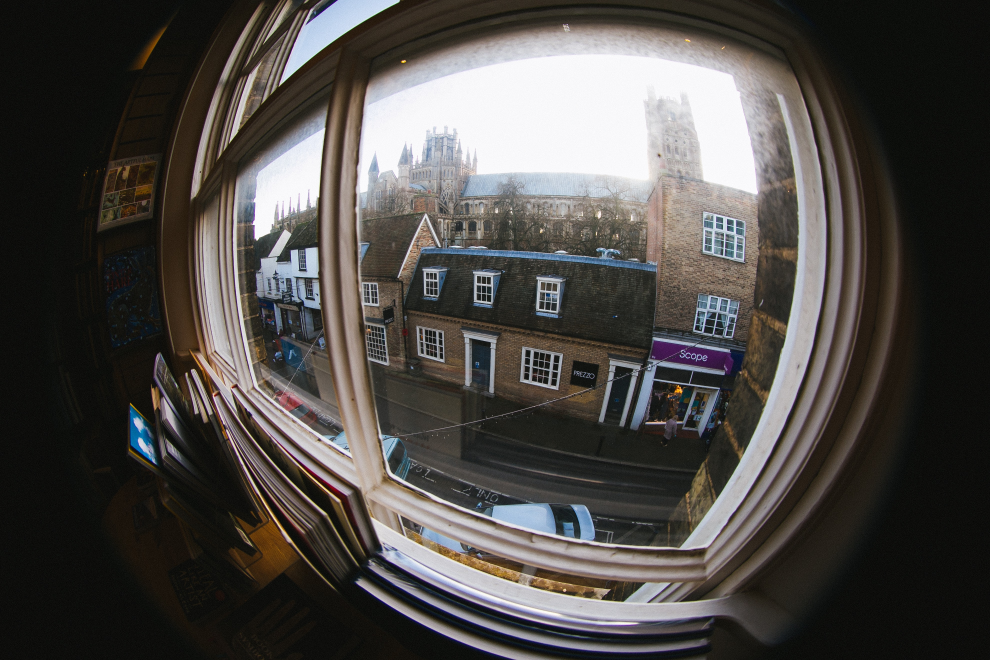
#> input picture example/images/example1.jpg, 3960 x 2640 px (shown at 1/4 size)
$ python example1.py
#> lines starting #> are read from the running program, lines starting #| are printed output that depends on the picture
### src/defisheye/defisheye.py
#!/usr/bin/env python3.6
# -*- Coding: UTF-8 -*-
"""
Defisheye algorithm.

Developed by: E. S. Pereira.
e-mail: pereira.somoza@gmail.com

Based in the work of F. Weinhaus.
http://www.fmwconcepts.com/imagemagick/defisheye/index.php

Copyright [2019] [E. S. Pereira]

   Licensed under the Apache License, Version 2.0 (the "License");
   you may not use this file except in compliance with the License.
   You may obtain a copy of the License at

       http://www.apache.org/licenses/LICENSE-2.0

   Unless required by applicable law or agreed to in writing, software
   distributed under the License is distributed on an "AS IS" BASIS,
   WITHOUT WARRANTIES OR CONDITIONS OF ANY KIND, either express or implied.
   See the License for the specific language governing permissions and
   limitations under the License.
"""
import cv2
from numpy import arange, sqrt, arctan, sin, tan, meshgrid, pi, pad
from numpy import ndarray, hypot
import numpy as np

class Defisheye:
    """
    Defisheye

    fov: fisheye field of view (aperture) in degrees
    pfov: perspective field of view (aperture) in degrees
    xcenter: x center of fisheye area
    ycenter: y center of fisheye area
    radius: radius of fisheye area
    pad: Expand image in width and hight
    angle: image rotation in degrees clockwise
    dtype: linear, equalarea, orthographic, stereographic
    format: circular, fullframe
    """

    def __init__(self, infile, **kwargs):
#> called with infile = './images/example1.jpg'
        vkwargs = {"fov": 180,
                   "pfov": 120,
                   "xcenter": None,
                   "ycenter": None,
                   "radius": None,
                   "pad": 0,
                   "angle": 0,
                   "dtype": "equalarea",
                   "format": "fullframe"
                   }
        self._start_att(vkwargs, kwargs)

        if type(infile) == str:
            _image = cv2.imread(infile)
        elif type(infile) == ndarray:
            _image = infile
        else:
            raise Exception("Image format not recognized")

        if self._pad > 0:
            _image = cv2.copyMakeBorder(
                _image, self._pad, self._pad, self._pad, self._pad, cv2.BORDER_CONSTANT)

        width = _image.shape[1]
        height = _image.shape[0]
        xcenter = width // 2
        ycenter = height // 2

        dim = min(width, height)
        x0 = xcenter - dim // 2
        xf = xcenter + dim // 2
        y0 = ycenter - dim // 2
        yf = ycenter + dim // 2

        self._image = _image[y0:yf, x0:xf, :]
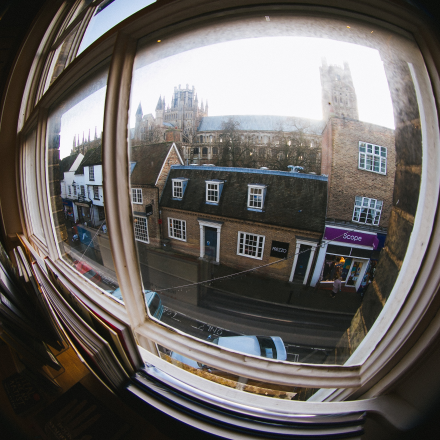
#> self._image: shape (2640, 2640, 3) (shown at 1/6 size); mean B, G, R 97.6, 100.5, 105

        self._width = self._image.shape[1]
        self._height = self._image.shape[0]

        if self._xcenter is None:
            self._xcenter = (self._width - 1) // 2

        if self._ycenter is None:
            self._ycenter = (self._height - 1) // 2

    def _map(self, i, j, ofocinv, dim):

        xd = i - self._xcenter
        yd = j - self._ycenter

        rd = hypot(xd, yd)
        phiang = arctan(ofocinv * rd)

        if self._dtype == "linear":
            ifoc = dim * 180 / (self._fov * pi)
            rr = ifoc * phiang
            # rr = "rr={}*phiang;".format(ifoc)

        elif self._dtype == "equalarea":
            ifoc = dim / (2.0 * sin(self._fov * pi / 720))
            rr = ifoc * sin(phiang / 2)
            # rr = "rr={}*sin(phiang/2);".format(ifoc)

        elif self._dtype == "orthographic":
            ifoc = dim / (2.0 * sin(self._fov * pi / 360))
            rr = ifoc * sin(phiang)
            # rr="rr={}*sin(phiang);".format(ifoc)

        elif self._dtype == "stereographic":
            ifoc = dim / (2.0 * tan(self._fov * pi / 720))
            rr = ifoc * tan(phiang / 2)

        rdmask = rd != 0
        xs = xd.astype(np.float32).copy()
        ys = yd.astype(np.float32).copy()

        xs[rdmask] = (rr[rdmask] / rd[rdmask]) * xd[rdmask] + self._xcenter
        ys[rdmask] = (rr[rdmask] / rd[rdmask]) * yd[rdmask] + self._ycenter

        xs[~rdmask] = 0
        ys[~rdmask] = 0

        return xs, ys

    def convert(self, outfile=None):
#> called with outfile = './images/defisheye_example1.jpg'
        if self._format == "circular":
            dim = min(self._width, self._height)
        elif self._format == "fullframe":
            dim = sqrt(self._width ** 2.0 + self._height ** 2.0)

        if self._radius is not None:
            dim = 2 * self._radius

        # compute output (perspective) focal length and its inverse from ofov
        # phi=fov/2; r=N/2
        # r/f=tan(phi);
        # f=r/tan(phi);
        # f= (N/2)/tan((fov/2)*(pi/180)) = N/(2*tan(fov*pi/360))

        ofoc = dim / (2 * tan(self._pfov * pi / 360))
        ofocinv = 1.0 / ofoc

        i = arange(self._width)
        j = arange(self._height)
        i, j = meshgrid(i, j)

        xs, ys, = self._map(i, j, ofocinv, dim)
#> in _map, `rd = hypot(xd, yd)`:
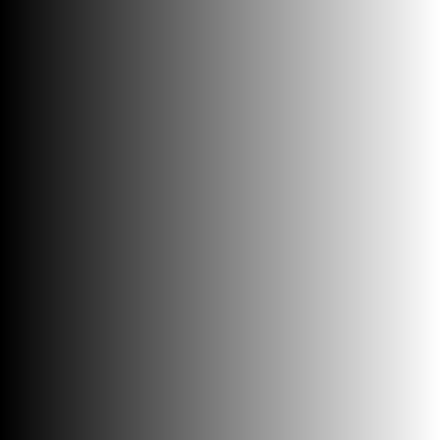
#> xd: shape (2640, 2640) int64 (shown at 1/6 size); min -1319, max 1320, mean 0.5; drawn with min black and max white
#> in _map, `xs[rdmask] = (rr[rdmask] / rd[rdmask]) * xd[rdmask] + self._xcenter`:
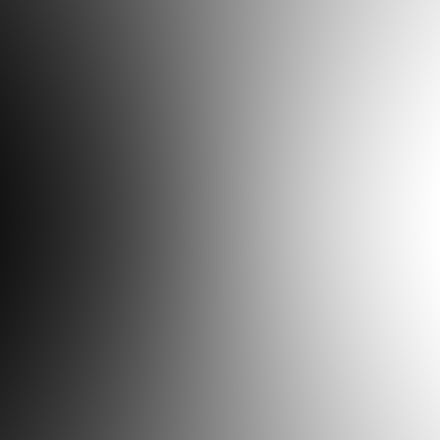
#> xs: shape (2640, 2640) float32 (shown at 1/6 size); min 0, max 2450.7, mean 1319.4; drawn with min black and max white
#> in _map, `ys[rdmask] = (rr[rdmask] / rd[rdmask]) * yd[rdmask] + self._ycenter`:
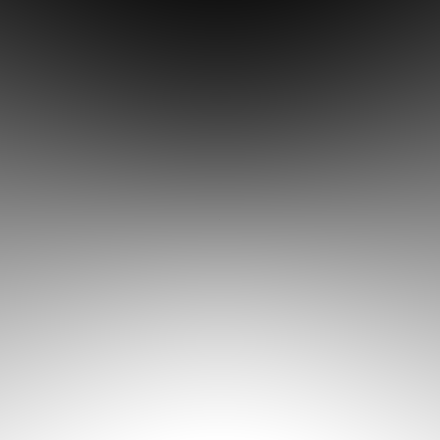
#> ys: shape (2640, 2640) float32 (shown at 1/6 size); min 0, max 2450.7, mean 1319.4; drawn with min black and max white

        img = cv2.remap(self._image, xs, ys, cv2.INTER_LINEAR)
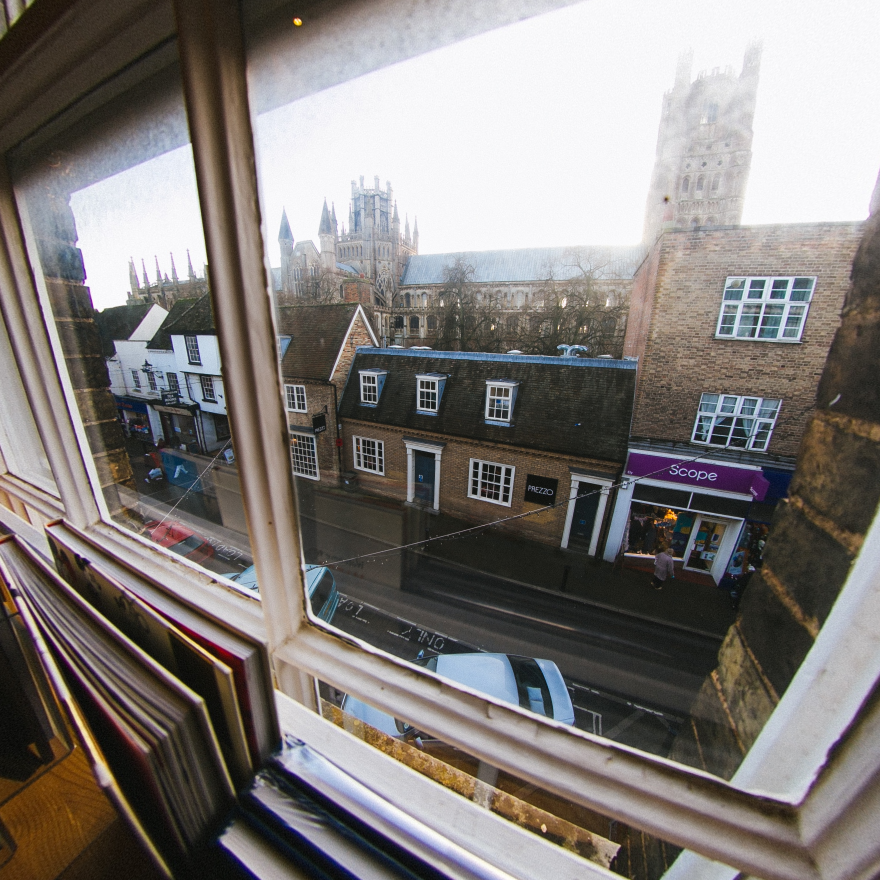
#> img: shape (2640, 2640, 3) (shown at 1/3 size); mean B, G, R 121.4, 124.2, 129.2
        if outfile is not None:
            cv2.imwrite(outfile, img)
        return img

    def _start_att(self, vkwargs, kwargs):
        """
        Starting atributes
        """
        pin = []

        for key, value in kwargs.items():
            if key not in vkwargs:
                raise NameError("Invalid key {}".format(key))
            else:
                pin.append(key)
                setattr(self, "_{}".format(key), value)

        pin = set(pin)
        rkeys = set(vkwargs.keys()) - pin
        for key in rkeys:
            setattr(self, "_{}".format(key), vkwargs[key])

### example/example1.py
from defisheye import Defisheye


img = "./images/example1.jpg"
img_out = "./images/defisheye_example1.jpg"

obj = Defisheye(img)
obj.convert(img_out)

$ run again, with example/images/example2.jpg copied over example/images/example1.jpg
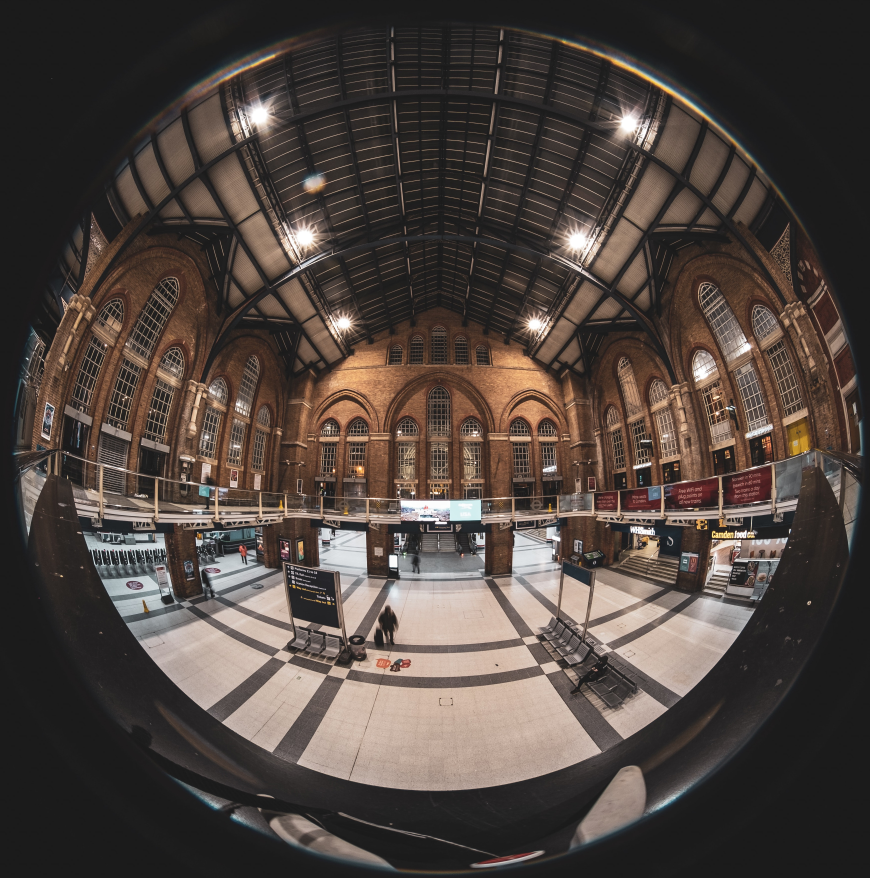
#> input picture example/images/example2.jpg, 3479 x 3510 px (shown at 1/4 size)
#> in __init__, `self._image = _image[y0:yf, x0:xf, :]`:
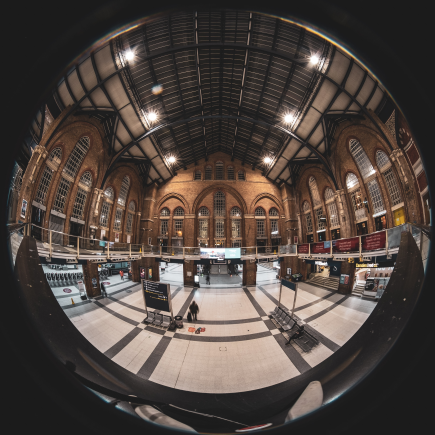
#> self._image: shape (3478, 3478, 3) (shown at 1/8 size); mean B, G, R 63.5, 68.9, 78.9
#> in convert, `img = cv2.remap(self._image, xs, ys, cv2.INTER_LINEAR)`:
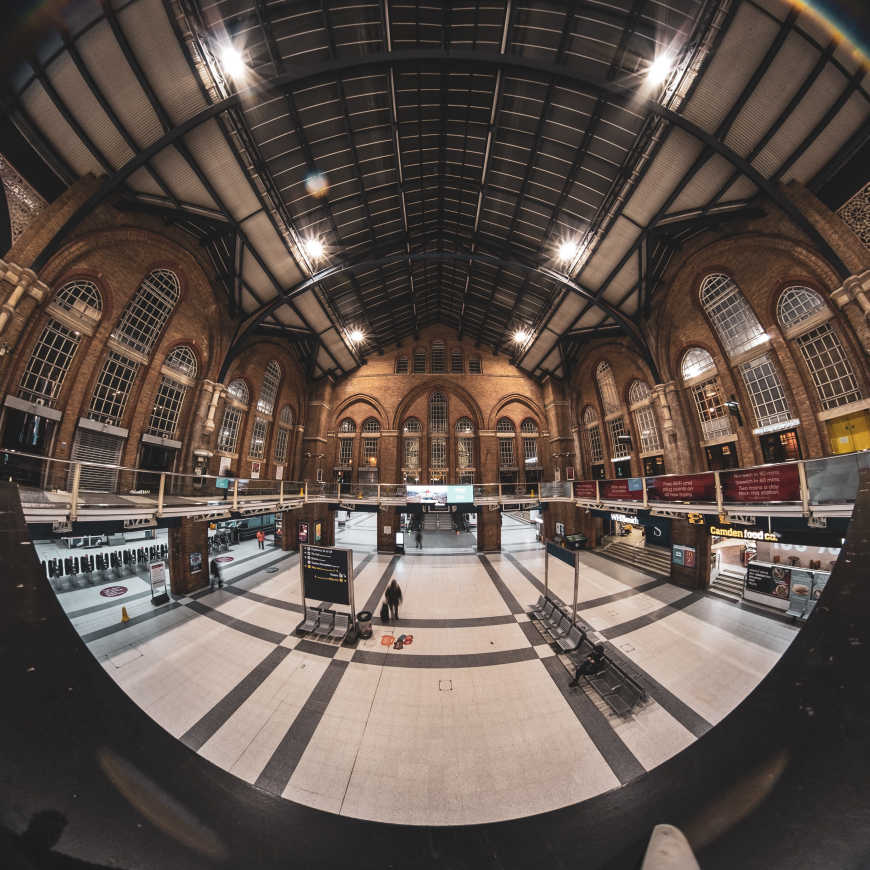
#> img: shape (3478, 3478, 3) (shown at 1/4 size); mean B, G, R 75, 81.6, 94.1

$ run again, with example/images/example3.jpg copied over example/images/example1.jpg
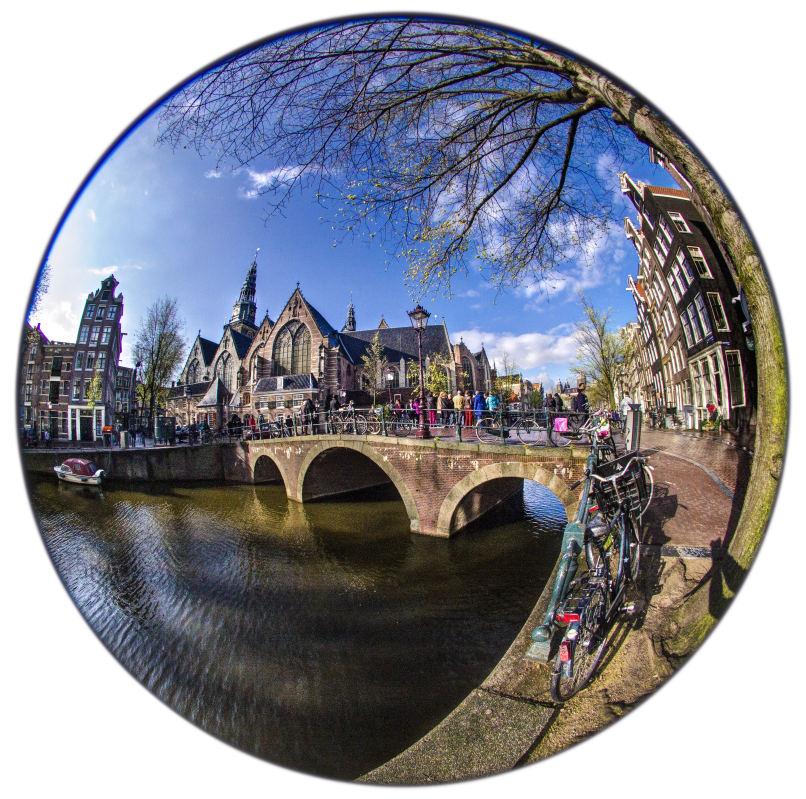
#> input picture example/images/example3.jpg, 2417 x 2396 px (shown at 1/3 size)
#> in __init__, `self._image = _image[y0:yf, x0:xf, :]`:
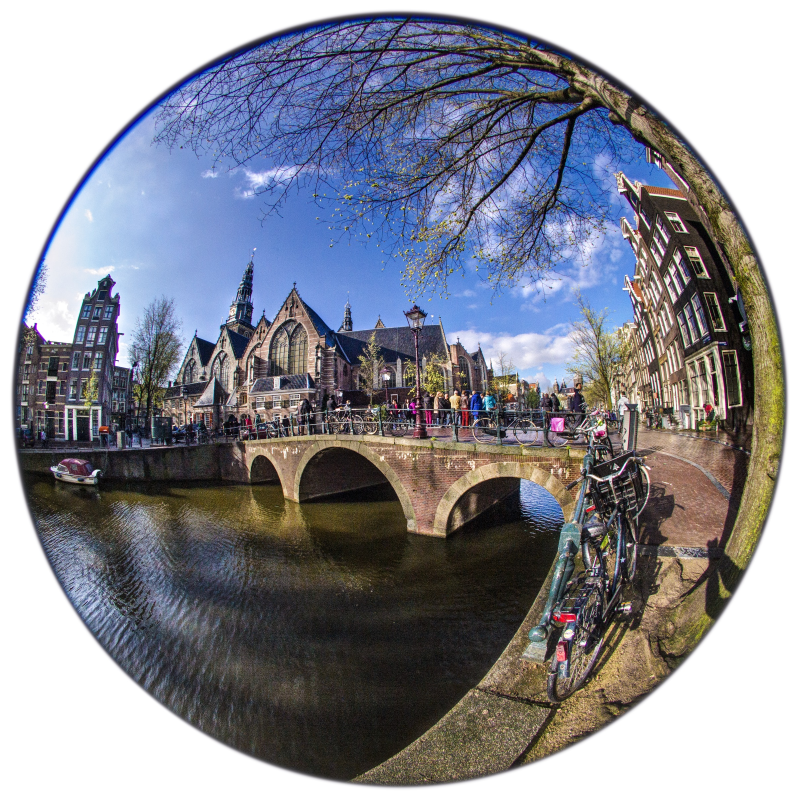
#> self._image: shape (2396, 2396, 3) (shown at 1/3 size); mean B, G, R 148.1, 138.9, 137.5
#> in convert, `img = cv2.remap(self._image, xs, ys, cv2.INTER_LINEAR)`:
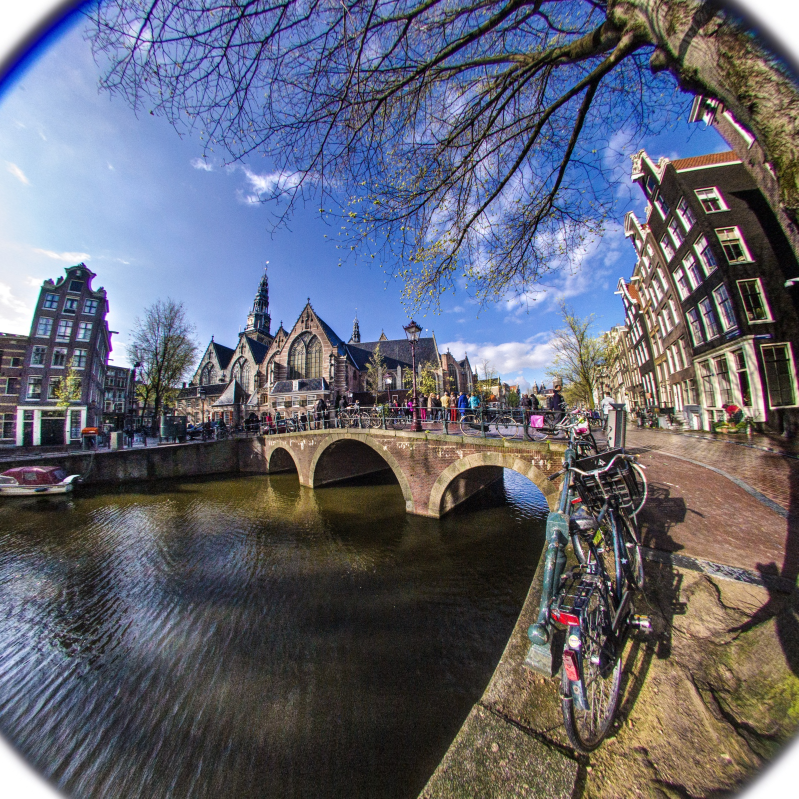
#> img: shape (2396, 2396, 3) (shown at 1/3 size); mean B, G, R 114.1, 100.7, 98.5
